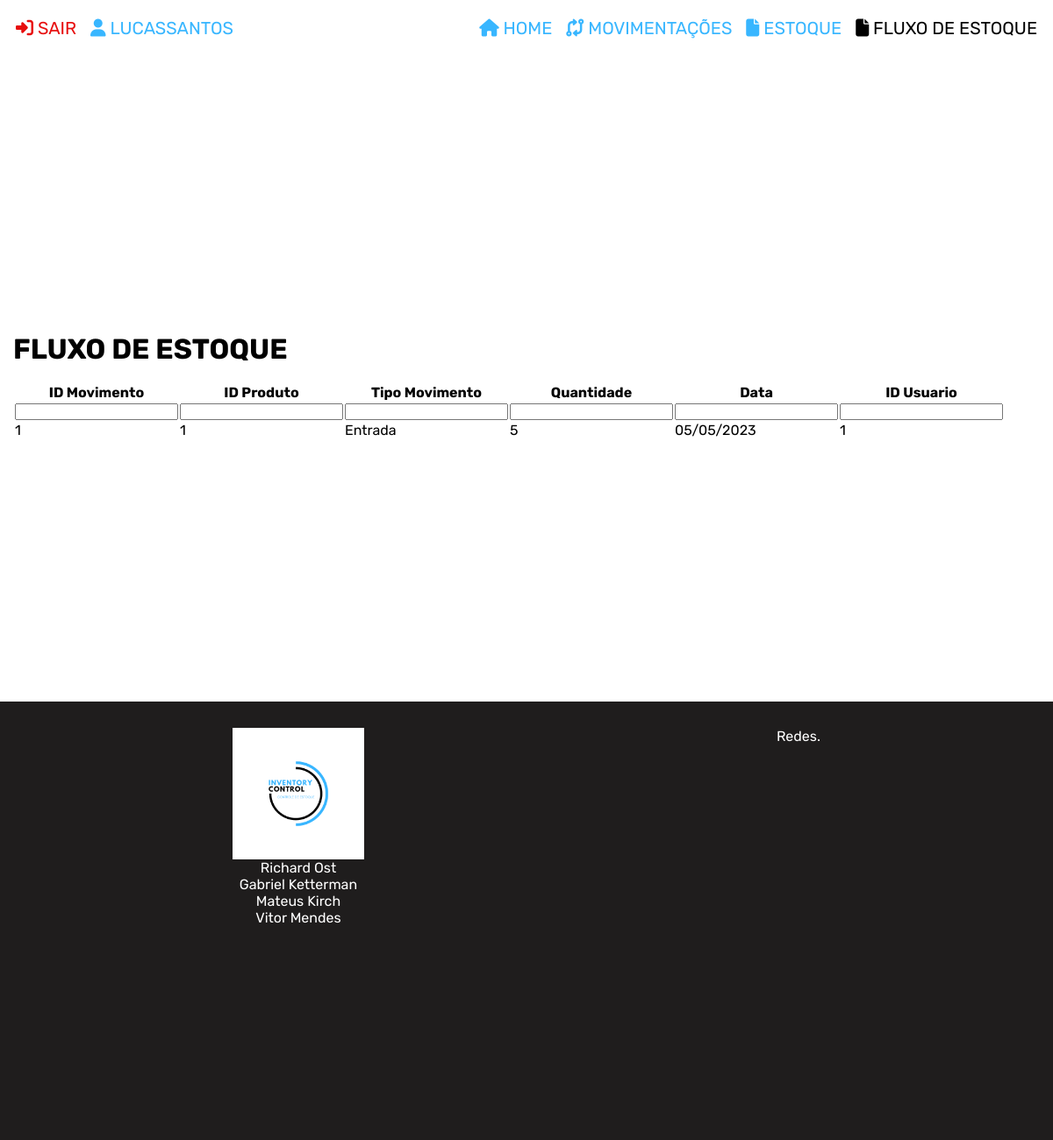
The app's page /fluxoEstoque.php (signed in), older data.
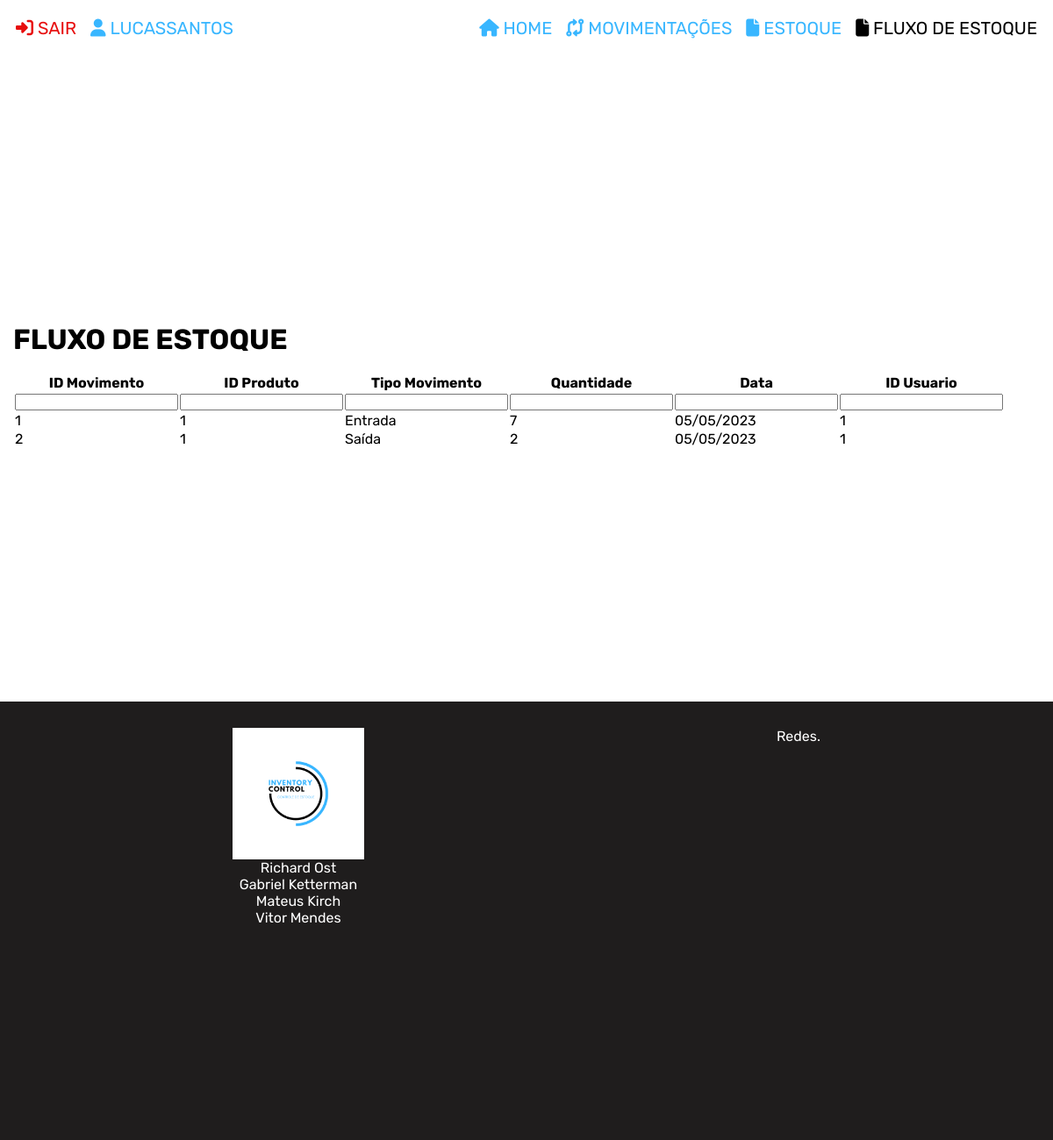
The same page, newer data.
### tables this page shows
CREATE TABLE IF NOT EXISTS `usuario` (
  `id` int(11) NOT NULL AUTO_INCREMENT,
  `username` varchar(100) DEFAULT NULL,
  `nome` varchar(100) DEFAULT NULL,
  `email` varchar(100) DEFAULT NULL,
  `senha` varchar(255) DEFAULT NULL,
  `cnpj` varchar(18) DEFAULT NULL,
  PRIMARY KEY (`id`)
);

CREATE TABLE IF NOT EXISTS `movimentacao` (
  `idMovimento` int(11) NOT NULL,
  `estoque_idProduto` int(11) NOT NULL,
  `tipoMovimento` varchar(8) NOT NULL,
  `quantidade` int(11) NOT NULL,
  `dataMovimento` date DEFAULT NULL,
  `id_usuario` int(11) NOT NULL,
  PRIMARY KEY (`idMovimento`),
  KEY `fk_Compra_Estoque_idx` (`estoque_idProduto`),
  KEY `fk_id_usuario` (`id_usuario`)
);

### php/url.php (called while the page is built, shortened)
<?php
  $BASE_URL = "http://" . $_SERVER['SERVER_NAME'] . dirname($_SERVER['REQUEST_URI'] . '?');

### dao/UserDAO.php (called while the page is built, shortened)
<?php
    class UserDAO implements UserDAOInterface {
        private $conn;
        public function __construct(PDO $conn) {
            $this->conn = $conn;
        }
        public function buildUser($data) {
            $user = new Usuario();
            $user->id = $data['id'];
            $user->username = $data['username'];
            $user->nome = $data['nome'];
            $user->email = $data['email'];
            $user->senha = $data['senha'];
            $user->cnpj = $data['cnpj'];
            return $user;
        }
        public function findUserLogin($id, $username) {
          $stmt = $this->conn->prepare("SELECT * FROM usuario WHERE id = :id AND username = :username LIMIT 1");
          $stmt->bindParam(":id", $id);
          $stmt->bindParam(":username", $username);
          $stmt->execute();
          if($stmt->rowCount() == 1) {
            $data = $stmt->fetch();
            $user = $this->buildUser($data);
            return $user;
          }
        }
    }

### dao/fluxoDAO.php (called while the page is built, shortened)
<?php
  class ProdutoDAO implements ProdutoDAOInterface {
    private $conn;
    public function __construct(PDO $conn) {
      $this->conn = $conn;
    }
    public function findAll($userId) {
      $stmt = $this->conn->prepare("SELECT idMovimento, estoque_idProduto, tipoMovimento, quantidade, DATE_FORMAT(dataMovimento,'%d/%m/%Y') AS dataFormatada, id_usuario  FROM movimentacao
          WHERE id_usuario = :id_usuario");
      $stmt->bindParam(":id_usuario", $userId);
      $stmt->execute();
      $listaProdutos = $stmt->fetchAll();
      if ($listaProdutos) {
        return $listaProdutos;
      } else {
        return false;
      }
    }
  }

### fluxoEstoque.php (the view, shortened to what this page needs)
<?php
  include_once("templates/header.php");
  include_once("dao/fluxoDAO.php");
  $produtoDAO = new ProdutoDAO($conexao);
  $produtos = $produtoDAO->findAll($user->id);
?>
  <main class="container">
<div class="content">
    <H1>FLUXO DE ESTOQUE</H1>
    <br>
        <table id="tabela">
            <thead>
                <tr>
                    <th>ID Movimento</th>
                    <th>ID Produto</th>
                    <th>Tipo Movimento</th>
                    <th>Quantidade</th>
                    <th>Data</th>
                    <th>ID Usuario</th>
                </tr>
                <tr>
                    <th><input type="text" id="txtColuna1"/></th>
                    <th><input type="text" id="txtColuna2"/></th>
                    <th><input type="text" id="txtColuna3"/></th>
                    <th><input type="text" id="txtColuna4"/></th>
                    <th><input type="text" id="txtColuna5"/></th>
                    <th><input type="text" id="txtColuna6"/></th>
                </tr>
            </thead>
            <tbody>
                <?php foreach ($produtos as $dado): ?>
                    <tr>
                        <td><?= $dado['idMovimento'] ?></td>
                        <td><?= $dado['estoque_idProduto'] ?></td>
                        <td><?= $dado['tipoMovimento'] ?></td>
                        <td><?= $dado['quantidade'] ?></td>
                        <td><?= $dado['dataFormatada'] ?></td>
                        <td><?= $dado['id_usuario'] ?></td>
                    </tr>
                <?php endforeach; ?>
            </tbody>
        </table>
    </div>
  </main>
<?php include_once("templates/footer.php"); ?>
</body>
</html>

### templates/header.php (shortened to what this page needs)
<?php
  include_once("php/url.php");
  include_once("php/conexao.php");
  include_once("dao/UserDAO.php");
  if (isset($_SESSION['id']) && isset($_SESSION['username'])) {
    $id = $_SESSION['id'];
    $username = $_SESSION['username'];
    $userDAO = new UserDAO($conexao);
    $user = $userDAO->findUserLogin($id, $username);
  }
?>
<!DOCTYPE html>
<html lang="pt">
<head>
    <link rel="stylesheet" href="<?= $BASE_URL ?>/css/style.css">
    <link rel="stylesheet" href="<?= $BASE_URL ?>/css/navbarStyle.css">
    <link rel="stylesheet" href="https://cdnjs.cloudflare.com/ajax/libs/font-awesome/6.4.0/css/all.min.css" />
</head>
<body>
<header>
  <nav class="navbar">
    <ul id="ul-header">
      <?php if (!isset($user->username)): ?>
      <div class="div-condicional" id="div-nao-logado">
        <a href="<?= $BASE_URL ?>/login.php">
          <li id="login" class="link-disabled">
            <i class="fa-solid fa-right-to-bracket"></i>
            <span>Login</span>
          </li>
        </a>
        <li id="home" class="dead-link">
          <i class="dead-link fa-solid fa-house"></i>
          <span>Home</span>
        </li>
        <li id="cadastro" class="dead-link">
          <i class="dead-link fa-solid fa-code-compare"></i>
          <span>Movimentações</span>
        </li>
        <li id="relatório" class="dead-link">
          <i class="dead-link fa-solid fa-file"></i>
          <span>Estoque</span>
        </li>
        <li id="fluxo" class="dead-link">
          <i class="dead-link fa-solid fa-file"></i>
          <span>Fluxo de Estoque</span>
        </li>
      </div>
      <?php else: ?>
        <div class="div-condicional" id="div1">
          <li id="sair" class="link-enabled-danger" onclick="location.href='<?= $BASE_URL ?>/php/processoSair.php';">
            <i id="cor2" class="fa-solid fa-right-to-bracket"></i>
            <span>Sair</span>
          </li>
          <li id="username" class="nav-item link-enabled">
            <i id ="cor5" class="fa-solid fa-user"></i>
            <span><?= $user->username ?></span>
          </li>
        </div>
        <div class="div-condicional" id="div2">
          <a class="nav-link" href="<?= $BASE_URL ?>/index.php">
            <li id="home" class="nav-item link-enabled">
              <i id="cor0" class="fa-solid fa-house"></i>
              <span>Home</span>
            </li>
          </a>
      <a class="nav-link" href="<?= $BASE_URL ?>/movimentacao.php">
        <li id="cadastro" class="nav-item link-enabled">
          <i id="cor1" class="fa-solid fa-code-compare"></i>
          <span>Movimentações</span>
        </li>
      </a>
      <a class="nav-link" href="<?= $BASE_URL ?>/estoque.php">
        <li id="estoque" class="nav-item link-enabled">
          <i id="cor4" class="fa-solid fa-file"></i>
          <span>Estoque</span>
        </li>
      </a>
      <a class="nav-link" href="<?= $BASE_URL ?>/fluxoEstoque.php">
        <li id="fluxo" class="nav-item link-enabled">
          <i id="cor4" class="fa-solid fa-file"></i>
          <span>Fluxo de Estoque</span>
        </li>
      </a>
      </div>
      <?php endif; ?>
    </ul>
  </nav>
</header>

### templates/footer.php (shortened to what this page needs)
<footer>
    <div class="div-infos">
        <img class="logo-footer" src="./images/ic-logo.png">
        <p class="p-infos">Richard Ost</p>
        <p class="p-infos">Gabriel Ketterman</p>
        <p class="p-infos">Mateus Kirch</p>
        <p class="p-infos">Vitor Mendes</p>
    </div>
    <div class="div-redes">
        Redes.
    </div>
</footer>

### css/style.css (style rules this page uses)
* { margin: 0; padding: 0; box-sizing: border-box; list-style: none; text-decoration: none; font-family: "Rubik"; }
a { text-decoration: none!important; }
.container { display: flex; align-items: center; justify-content: space-between; max-width: 1440px; height: calc(100vh - 80px); padding: 0px 15px; margin: 0 auto; }
footer { color: white; background-color: #1f1d1d; margin: 0 auto; height: 500px; max-width: 100vw; display: flex; justify-content: space-around; padding: 30px 30px; }
.div-infos { display: flex; flex-direction: column; align-items: center; }
.div-redes { display: flex; flex-direction: column; }
.logo-footer { width: 150px; }

### css/navbarStyle.css (style rules this page uses)
header { display: flex; max-width: 1440px; padding: 0px 10px; margin: 0 auto; height: 80px; justify-content: space-between; }
.navbar { width: 1440px; }
.navbar ul { padding: 20px 0px; display: flex; flex-wrap: wrap; }
#div1, #div2 { display: flex; }
.link-disabled, .link-disabled a { color: #000000!important; padding: 0px 8px; cursor: default; text-transform: uppercase; font-size: 20px; }
.link-enabled, .link-enabled a { color: #38B6FF; padding: 0px 8px; text-transform: uppercase; transition: 0.4s; cursor: pointer; font-size: 20px; }
.link-enabled-danger { color: #e70e0e; padding: 0px 8px; text-transform: uppercase; transition: 0.4s; cursor: pointer; font-size: 20px; }

Row changes from the older to the newer data that the page shows:
changed movimentacao "Entrada": quantidade "5" → "7"
added movimentacao: idMovimento "2", estoque_idProduto "1", tipoMovimento "Saída", quantidade "2", dataFormatada "05/05/2023", id_usuario "1"
